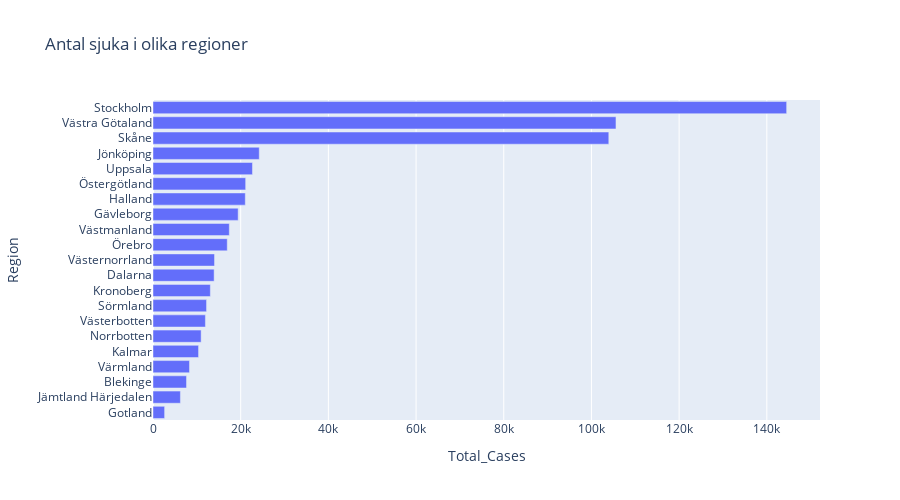

The notebook cell saved with this chart:
### Code cell
import matplotlib.pyplot as plt
import pandas as pd
import plotly.express as xp

df = pd.read_csv("Regional_Totals_Data.csv")#läset in csv filen

antal_cases =df.sort_values("Total_Cases")#läser in columnen total-cases från df och sedan sorterar det fårn störst till minst med hjälp 
# om man printar ut antal_cases ser man att man har namnter på region i ordning som värderna på cases, allt jag behöver finns i det nya filen. Därför använder jag mig bara av det till nsäta steg.
cases_barchart = xp.bar(antal_cases, x="Total_Cases", y="Region", title="Antal sjuka i olika regioner", height= 500)# Anäder height för att ändra storleken på barchart
cases_barchart.show()

### Figure 1 — Plotly figure (JSON) as saved in the notebook; plotly's stock layout.template omitted (floating-point values rounded to 4 significant figures)
{"data": [{"alignmentgroup": "True", "hovertemplate": "Total_Cases=%{x}<br>Region=%{y}<extra></extra>", "legendgroup": "", "marker": {"color": "#636efa"}, "name": "", "offsetgroup": "", "orientation": "h", "showlegend": false, "textposition": "auto", "type": "bar", "x": [2650, 6249, 7646, 8320, 10391, 10977, 11957, 12214, 13080, 13942, 14034, 16934, 17408, 19426, 21052, 21135, 22684, 24236, 103958, 105596, 144522], "xaxis": "x", "y": ["Gotland", "Jämtland Härjedalen", "Blekinge", "Värmland", "Kalmar", "Norrbotten", "Västerbotten", "Sörmland", "Kronoberg", "Dalarna", "Västernorrland", "Örebro", "Västmanland", "Gävleborg", "Halland", "Östergötland", "Uppsala", "Jönköping", "Skåne", "Västra Götaland", "Stockholm"], "yaxis": "y"}], "layout": {"barmode": "relative", "height": 500, "legend": {"tracegroupgap": 0}, "title": {"text": "Antal sjuka i olika regioner"}, "xaxis": {"anchor": "y", "domain": [0, 1], "title": {"text": "Total_Cases"}}, "yaxis": {"anchor": "x", "domain": [0, 1], "title": {"text": "Region"}}}}
